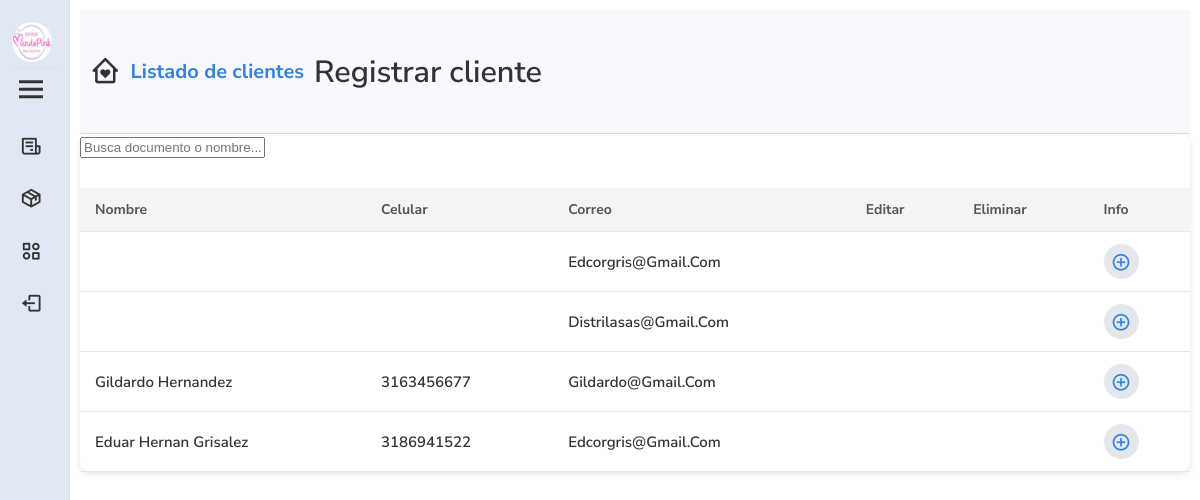
The page /ver_clientes.php (signed in) on the database its author committed.
### tables this page shows
CREATE TABLE `clientes` (
  `contador_clientes` int(11) NOT NULL,
  `tipo_persona` varchar(8) DEFAULT NULL,
  `tipo_documento` varchar(50) DEFAULT NULL,
  `documento` varchar(12) DEFAULT NULL,
  `nombre` varchar(50) NOT NULL,
  `apellido` varchar(50) NOT NULL,
  `fecha_nacimiento` date NOT NULL,
  `celular` varchar(10) NOT NULL,
  `correo` varchar(50) NOT NULL,
  `ciudad` varchar(12) NOT NULL,
  `direccion` varchar(56) NOT NULL,
  `nom_comercial` varchar(100) NOT NULL,
  `cont_venta` int(11) NOT NULL,
  `tiempo_registro` datetime NOT NULL,
  `documento_operador` varchar(12) NOT NULL,
  `estado` varchar(8) NOT NULL
);

### ver_clientes.php (the view, shortened to what this page needs)
<?php
require 'pdo.php';
$estado = 'activo';
$stmt = $pdo->prepare('
    SELECT `contador_clientes`, CONCAT(`nombre`," ", `apellido`) AS nombre, `celular`, `correo` FROM `clientes` WHERE `estado` = :activo
    ORDER BY `contador_clientes` DESC
    LIMIT 15' );
$stmt->bindParam(':activo', $estado);
$stmt->execute();
$clientes = $stmt->fetchAll(PDO::FETCH_OBJ);
?>
<!DOCTYPE html>
<html lang="es">
<head>
    <link href="https://cdn.lineicons.com/4.0/lineicons.css" rel="stylesheet">
    <link href="https://unpkg.com/boxicons@2.1.4/css/boxicons.min.css" rel="stylesheet">
    <link rel="stylesheet" href="style/css/menu.css">
    <link rel="stylesheet" href="style/css/ver_clientes.css">
</head>
<body>
    <aside class="aside active" id="aside">
        <div class="head">
            <div class="profile">
                <img src="style/images/mundo_pink_perfil.jpg" alt="Logo" id="logo-img">
            </div>
            <i class='bx bx-menu' id="menu"></i>
        </div>
        <div class="options">
            <a id="" href="ver_ventas.php">
                <div>
                    <i class='bx bx-receipt'></i>
                </div>
            </a>
            <a id="" href="ver_productos.php">
                <div>
                    <i class='bx bx-package'></i>
                </div>
            </a>
            <a id="" href="ver_categorias.php">
                <div>
                    <i class='bx bx-category-alt'></i>
                </div>
            </a>
            <a class="links" href="logout.php">
                <div>
                    <i class='bx bx-log-out'></i>
                </div>
            </a>
        </div>
    </aside>
    <main id="inicio">
        <section id="barra">
            <div id="atras">
                <a href="home.php">
                    <i class='bx bx-home-heart'></i>
                </a>
                <h4>Listado de clientes</h4>
                <a href="registrar_cliente.php">
                    <p>Registrar cliente</p>
                </a>
            </div>
        </section>
        <section id="datos">
            <input type="text" id="buscarCliente" placeholder="Busca documento o nombre..." autocomplete="off">
            <table id="datos_cliente">
                <thead>
                    <tr>
                        <th>Nombre</th>
                        <th>Celular</th>
                        <th>Correo</th>
                        <th>Editar</th>
                        <th>Eliminar</th>
                        <th>Info</th>
                    </tr>
                </thead>
                <tbody id="tablaClientes">
                    <?php if ($clientes): ?>
                        <?php foreach ($clientes as $cliente): ?>
                            <tr>
                                <td><?= htmlspecialchars($cliente->nombre) ?></td>
                                <td><?= htmlspecialchars($cliente->celular) ?></td>
                                <td><?= htmlspecialchars($cliente->correo) ?></td>
                                <td>
                                    <td>
                                    </td>
                                    <td>
                                        <a href="#" class="verMasCliente" data-id="<?= $cliente->contador_clientes ?>">
                                            <i class='bx bx-plus-circle'></i>
                                        </a>
                                    </td>
                                </td>
                            </tr>
                        <?php endforeach; ?>
                    <?php else: ?>
                        <tr>
                            <td colspan="7">Aun no hay clientes para mostrar</td>
                        </tr>
                    <?php endif; ?>
                </tbody>
            </table>
        </section>
    </main>
</body>
</html>

### style/css/menu.css (style rules this page uses)
* { box-sizing: border-box; transition: all 0.3s ease-in-out; }
body, html { margin: 0; padding: 0; }
body { font-family: "Nunito Sans", serif; font-size: 18px; font-weight: 600; }
.aside { width: 300px; height: 100vh; background: #E2E8F3; color: #333; position: fixed; transition: 0.3s ease-in-out; overflow: hidden; border-right: 1px solid #E0E0E0; overflow-y: auto; }
.aside.active { width: 70px; transition: all 0.4s ease; }
.head { display: flex; align-items: flex-start; justify-content: space-between; flex-direction: column; padding: 10px; }
.profile { display: flex; align-items: center; border-bottom: 1px solid #E0E0E0; margin: 10px 0 0 0; width: 100%; }
.head img { width: 40px; height: 40px; border-radius: 50%; margin: 2px 2px 5px 2px; }
#menu { color: #333; font-size: 2em; cursor: pointer; transition: 0.3s; margin: 3px; }
.options a { padding: 15px 20px; display: flex; align-items: center; transition: 0.3s; font-family: "Nunito Sans", serif; text-decoration: none; }
.options div { color: #333; display: flex; align-items: center; width: 100%; }
.options i { margin-right: 15px; font-size: 1.4rem; }
main { margin-left: 300px; padding: 10px; transition: 0.3s; }
.aside.active ~ main { margin-left: 70px; }
section#barra { display: flex; justify-content: space-between; align-items: center; padding: 10px; background-color: #f7f9fc; border-bottom: 1px solid #e0e0e0; flex-wrap: wrap; }
div#atras { display: flex; align-items: center; gap: 10px; }
div#atras a { text-decoration: none; color: #333; font-size: 1.7em; display: flex; }
div#atras h4 { margin: 0; font-size: 20px; color: #2F80ED; }

### style/css/ver_clientes.css (style rules this page uses)
section#datos { background: #fff; padding: 0; border-radius: 10px; box-shadow: 0 2px 6px rgba(0, 0, 0, 0.1); }
table#datos_cliente { width: 100%; border-collapse: collapse; margin-top: 30px; }
table#datos_cliente th { background: #F3F4F6; font-size: 14px; color: #555; text-transform: uppercase; }
table#datos_cliente td { font-size: 15px; color: #333; }
table#datos_cliente th, table#datos_cliente td { padding: 12px 15px; text-align: left; border-bottom: 1px solid #E4E7EC; text-transform: capitalize; }
table#datos_cliente a { text-decoration: none; color: #2F80ED; font-size: 16px; display: flex; align-items: center; justify-content: center; width: 35px; height: 35px; border-radius: 50%; background: #E4E7EC; transition: background 0.3s, transform 0.2s; }
table#datos_cliente i { font-size: 20px; }

### rows shown on the page
clientes: correo "Edcorgris@gmail.com"
clientes: correo "Distrilasas@gmail.com"
clientes: nombre "Gildardo Hernandez", celular "3163456677", correo "Gildardo@gmail.com"
clientes: nombre "Eduar Hernan Grisalez", celular "3186941522", correo "Edcorgris@gmail.com"
